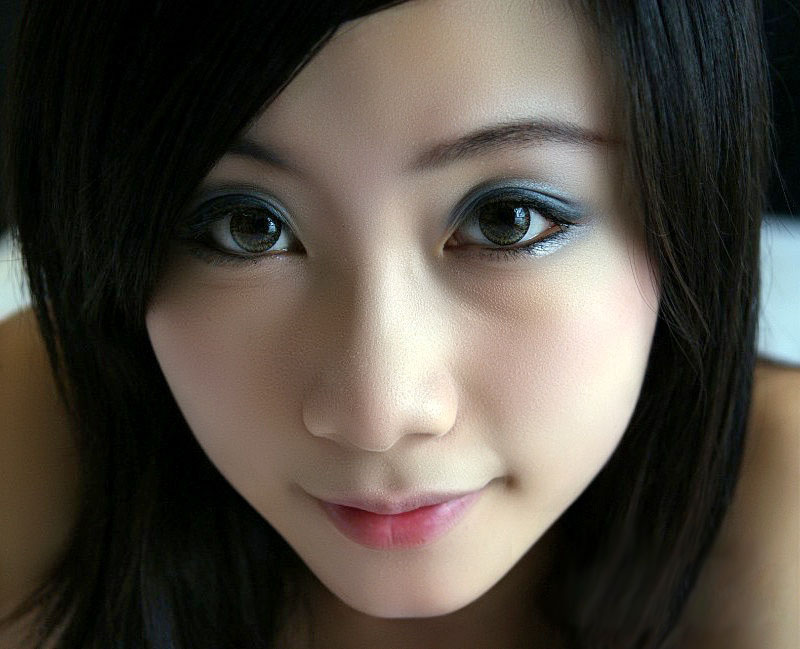
//> input picture test1/lena.jpg, 800 x 649 px, given in place of the camera
$ ./main   (built with g++ and OpenCV 4)
//> lines starting //> are read from the running program, lines starting //| are printed output that depends on the picture; after the words box and inside, x2 and y2 are one past the last pixel; in counts of white or black regions, pixels touching at a corner belong together
// face_detect.cpp : 定义控制台应用程序的入口点。
//

//#include "stdafx.h"

#include "opencv2/objdetect/objdetect.hpp"
#include "opencv2/highgui/highgui.hpp"
#include "opencv2/imgproc/imgproc.hpp"
#include "opencv2/ml/ml.hpp"
#include <cv.h>

#include <fstream>
#include <iostream>
#include <stdio.h>

using namespace std;
using namespace cv;

void detectAndDraw( Mat& img,
                   CascadeClassifier& cascade, CascadeClassifier& nestedCascade,
                   double scale, ofstream& record);

String cascadeName = "./haarcascade_frontalface_alt2.xml";//人脸的训练数据
//String nestedCascadeName = "./haarcascade_eye_tree_eyeglasses.xml";//人眼的训练数据
String nestedCascadeName = "./haarcascade_eye_tree_eyeglasses.xml";//人眼的训练数据
String recordFileName = "./record.txt"; //数据记录

int point_x, point_y;
bool is_clicked = false;

void on_mouse( int event, int x, int y, int flags, void* ustc)
{
    if( event == CV_EVENT_LBUTTONDOWN )
    {
		point_x = x;
		point_y = y;
		is_clicked = true;
    }
}

int main( int argc, const char** argv )
{
    Mat image;
    CascadeClassifier cascade, nestedCascade;//创建级联分类器对象
	ofstream record(recordFileName.c_str());

    double scale = 1;
	namedWindow("result", 1);
	cvSetMouseCallback("result", on_mouse, 0);
	VideoCapture cam(0);
	if( !cascade.load( cascadeName ) )//从指定的文件目录中加载级联分类器
		{
			 cerr << "ERROR: Could not load classifier cascade唉唉出错了" << endl;
			 return 0;
		}

	if( !nestedCascade.load( nestedCascadeName ) )
		{
			 cerr << "WARNING: Could not load classifier cascade for nested objects" << endl;
			 return 0;
		}

    while(true){
		cam >> image;
//> image is the input picture: 649 rows x 800 cols, CV_8UC3; mean B, G, R 67.4, 76, 83

		if( !image.empty() )//读取图片数据不能为空
		{
			detectAndDraw( image, cascade, nestedCascade, scale, record );
			waitKey(1);
		}
	}

    return 0;
}

void detectAndDraw( Mat& img,
                   CascadeClassifier& cascade, CascadeClassifier& nestedCascade,
				   double scale, ofstream& record)
{
//> called with scale = 1
    int i = 0;
    double t = 0;
    vector<Rect> faces;
    const static Scalar colors[] =  { CV_RGB(0,0,255),
        CV_RGB(0,128,255),
        CV_RGB(0,255,255),
        CV_RGB(0,255,0),
        CV_RGB(255,128,0),
        CV_RGB(255,255,0),
        CV_RGB(255,0,0),
        CV_RGB(255,0,255)} ;//用不同的颜色表示不同的人脸

    Mat gray, smallImg( cvRound (img.rows/scale), cvRound(img.cols/scale), CV_8UC1 );//将图片缩小，加快检测速度

    cvtColor( img, gray, CV_BGR2GRAY );//因为用的是类haar特征，所以都是基于灰度图像的，这里要转换成灰度图像
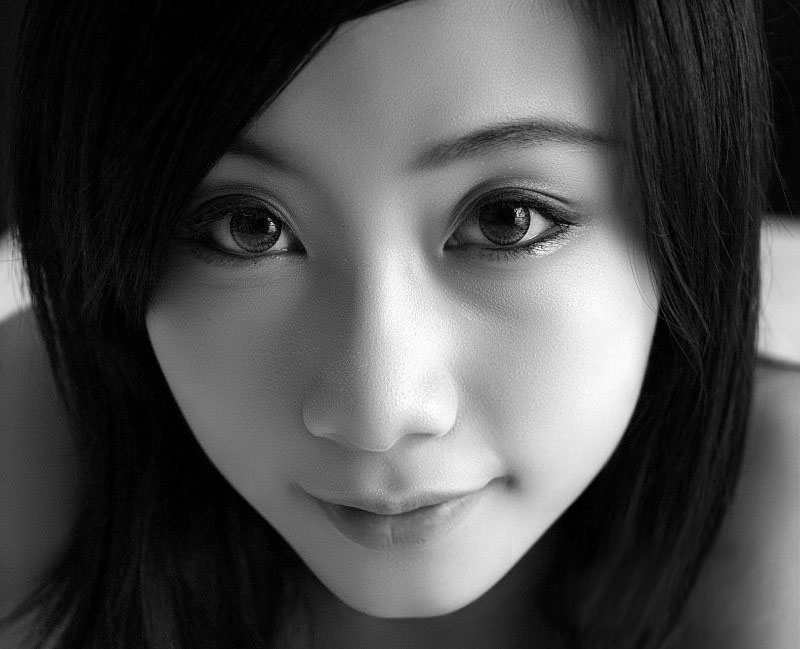
//> gray: 649 rows x 800 cols, CV_8UC1; min 0, max 254, mean 77.1
    resize( gray, smallImg, smallImg.size(), 0, 0, INTER_LINEAR );//将尺寸缩小到1/scale,用线性插值
    equalizeHist( smallImg, smallImg );//直方图均衡
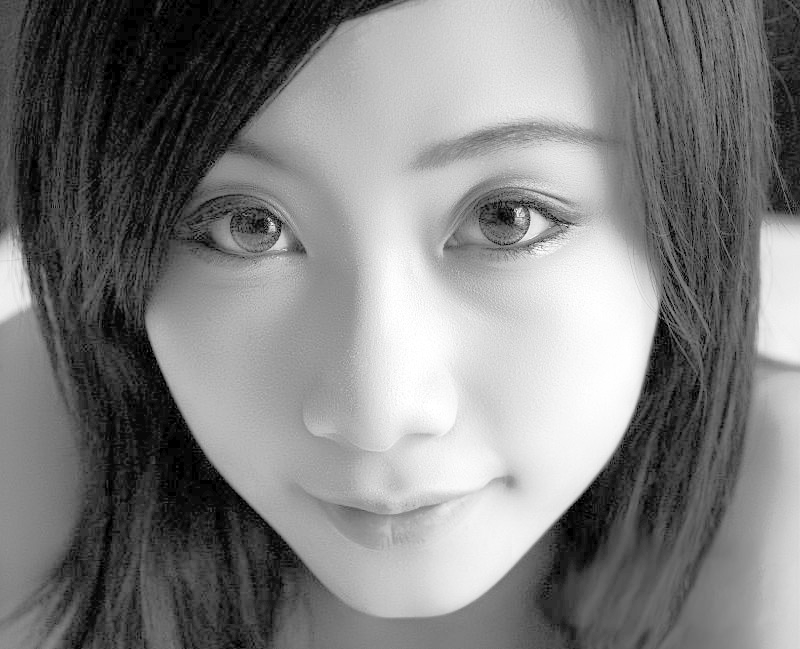
//> smallImg: 649 rows x 800 cols, CV_8UC1; min 0, max 255, mean 127.5

    t = (double)cvGetTickCount();//用来计算算法执行时间


//检测人脸
 //detectMultiScale函数中smallImg表示的是要检测的输入图像为smallImg，faces表示检测到的人脸目标序列，1.1表示
 //每次图像尺寸减小的比例为1.1，2表示每一个目标至少要被检测到3次才算是真的目标(因为周围的像素和不同的窗口大
 //小都可以检测到人脸),CV_HAAR_SCALE_IMAGE表示不是缩放分类器来检测，而是缩放图像，Size(30, 30)为目标的
 //最小最大尺寸
    cascade.detectMultiScale( smallImg, faces,
        1.1, 2, 0|CV_HAAR_SCALE_IMAGE,Size(30, 30) );
//> faces = 1 Rect (x, y, width, height): [103, 43, 558, 558]

    t = (double)cvGetTickCount() - t;//相减为算法执行的时间
    printf( "detection time = %g ms\n", t/((double)cvGetTickFrequency()*1000.) );
    for( vector<Rect>::const_iterator r = faces.begin(); r != faces.end(); r++, i++ )
    {
        Mat smallImgROI;
        vector<Rect> nestedObjects;
        Point center;
        Scalar color = colors[i%8];
        int radius;

		center.x = cvRound((r->x + r->width*0.5)*scale);//还原成原来的大小
		center.y = cvRound((r->y + r->height*0.5)*scale);
		radius = cvRound((r->width + r->height)*0.25*scale);
		circle( img, center, radius, color, 3, 8, 0 );

		if(is_clicked)
		{
			cout << "[" << center.x << "," << center.y << "] ";
		}

        //检测人眼，在每幅人脸图上画出人眼
        if( nestedCascade.empty() )
            continue;
        smallImgROI = smallImg(*r);

        //和上面的函数功能一样
        nestedCascade.detectMultiScale( smallImgROI, nestedObjects,
            1.1, 2, 0
            // |CV_HAAR_FIND_BIGGEST_OBJECT
// |CV_HAAR_DO_ROUGH_SEARCH
// |CV_HAAR_DO_CANNY_PRUNING
            |CV_HAAR_SCALE_IMAGE
            ,
            Size(0, 30) );
		if(nestedObjects.size() == 2)
		{

			for( vector<Rect>::const_iterator nr = nestedObjects.begin(); nr != nestedObjects.end(); nr++ )
			{
				center.x = cvRound((r->x + nr->x + nr->width*0.5)*scale);
				center.y = cvRound((r->y + nr->y + nr->height*0.5)*scale);
				radius = 0;
				//radius = cvRound((nr->width + nr->height)*0.25*scale);
				circle( img, center, radius, color, 3, 8, 0 );//将眼睛也画出来，和对应人脸的图形是一样的

				if(is_clicked)
				{
					cout << "[" << center.x << "," << center.y << "] ";
				}
			}
		}
		//break; //只检测一个人脸
    }
//> this loop made 1 pass
//> radius on pass 1: 279
//> pass 1, in detectAndDraw, `smallImgROI = smallImg(*r);`:
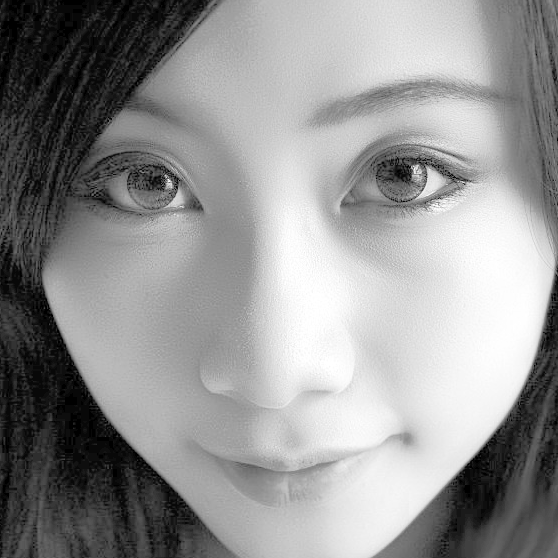
//> smallImgROI: 558 rows x 558 cols, CV_8UC1; min 0, max 255, mean 147
//> after the loop:
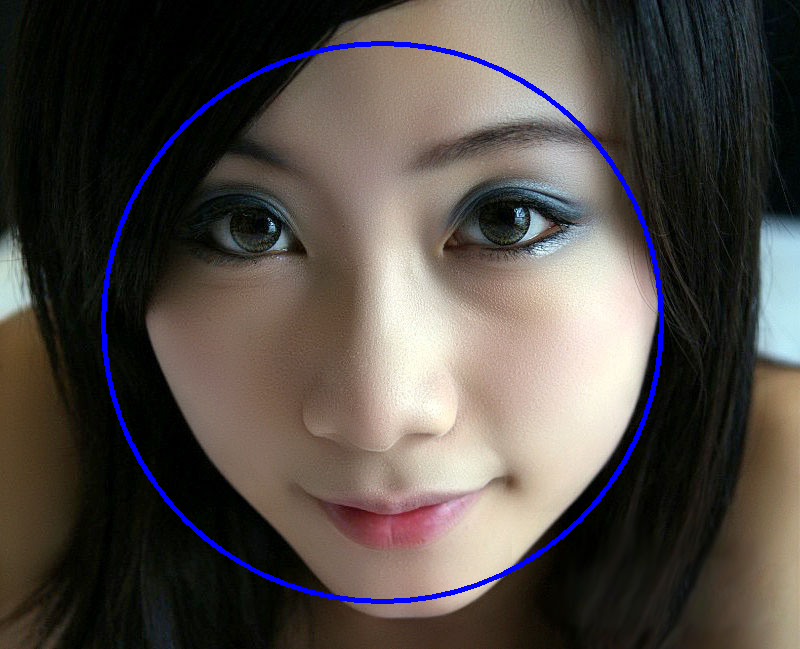
//> img: 649 rows x 800 cols, CV_8UC3; 1.68% of pixels changed, all inside (x1, y1, x2, y2) = (101, 41, 664, 604)
//> after the loop, i = 1

	if(is_clicked)
	{
		cout << "[" << point_x << "," << point_y << "]" << endl;
	}
	is_clicked = false;
    cv::imshow( "result", img );
}
